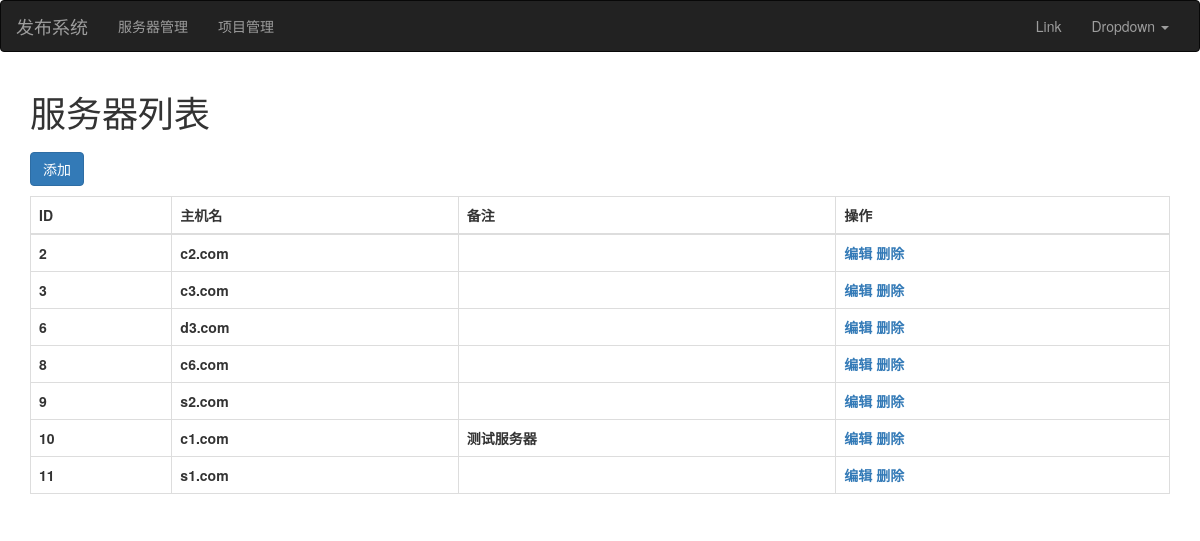
Page /server/list/ on the earlier database version.
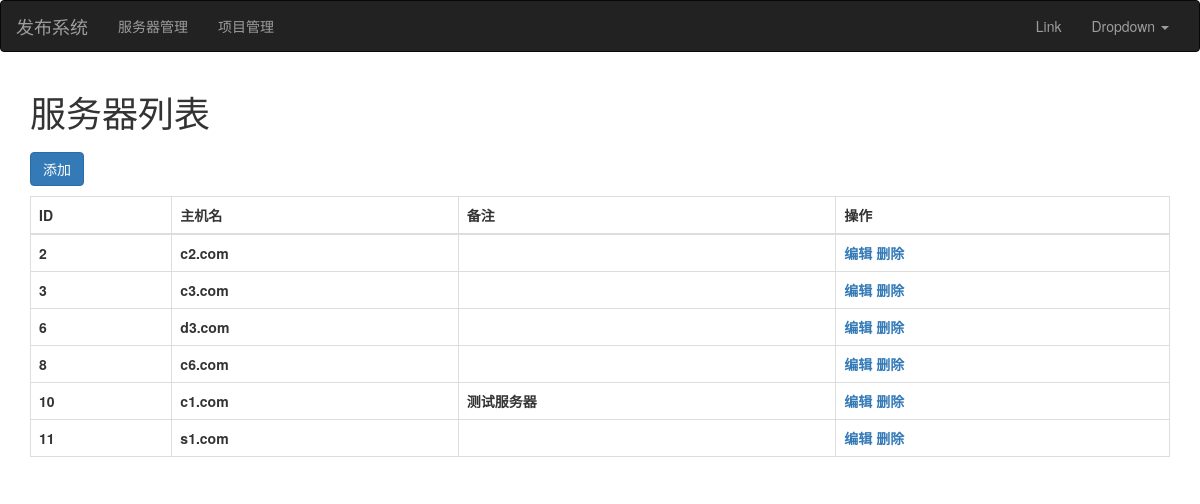
Same page on the later database version.
### web/models.py (models this page shows, shortened)
class Server(models.Model):
    hostname = models.CharField(verbose_name='主机名',max_length=32)
    notices = models.CharField(verbose_name='备注',max_length=32,blank=True,default="")

### web/views/server.py (the view)
# urls.py: path('server/list/',server.server_list,name='server_list'),
def server_list(request):
    server_obj = Server.objects.all()
    return render(request,'server_list.html',locals())

### templates/server_list.html (shortened to what this page needs)
{% extends 'layout.html' %}
{% block content %}
    <div class="container">
        <h1>服务器列表</h1>
        <div>
            <a style="margin: 10px 0;" href="{% url 'server_add' %}" class="btn btn-primary">添加</a>
        </div>
        <table class="table table-bordered">
            <thead>
                <th>ID</th>
                <th>主机名</th>
                <th>备注</th>
                <th>操作</th>
            </thead>
            <tbody>
            {% for obj in server_obj %}
                <tr>
                    <th>{{ obj.id }}</th>
                    <th>{{ obj.hostname }}</th>
                    <th>{{ obj.notices }}</th>
                    <th><span><a href="{% url 'server_edit' pk=obj.id %}">编辑</a></span> <span><a onclick="removeRow(this,{{obj.id}});">删除</a></span></th>
                </tr>
            {% endfor %}
            </tbody>
        </table>
    </div>
{% endblock %}

### templates/layout.html (shortened to what this page needs)
<!DOCTYPE html>
<html lang="en">
<head>
    <link href="/static/css/bootstrap.min.css" rel="stylesheet"/>
</head>
<body>
    <nav class="navbar navbar-inverse">
  <div class="container-fluid">
    <div class="navbar-header">
      <a class="navbar-brand" href="#">发布系统</a>
    </div>
    <div class="collapse navbar-collapse" id="bs-example-navbar-collapse-1">
      <ul class="nav navbar-nav">
        <li class=""><a href="{% url 'server_list' %}">服务器管理</a></li>
        <li><a href="{% url 'project_list' %}">项目管理</a></li>
      </ul>
      <ul class="nav navbar-nav navbar-right">
        <li><a href="#">Link</a></li>
        <li class="dropdown">
          <a href="#" class="dropdown-toggle" data-toggle="dropdown" role="button" aria-haspopup="true" aria-expanded="false">Dropdown <span class="caret"></span></a>
        </li>
      </ul>
    </div>
  </div>
</nav>
   {% block content %} {% endblock %}
</body>
</html>

Differences in the rows shown:
removed Server: id "9", hostname "s2.com"
